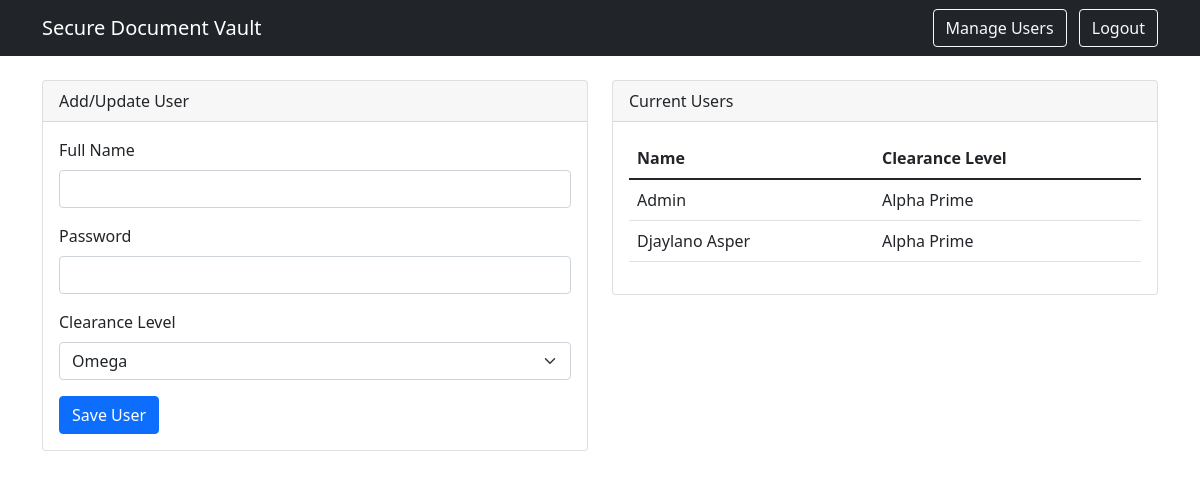
Page /manage_users (signed in) on the earlier database version.
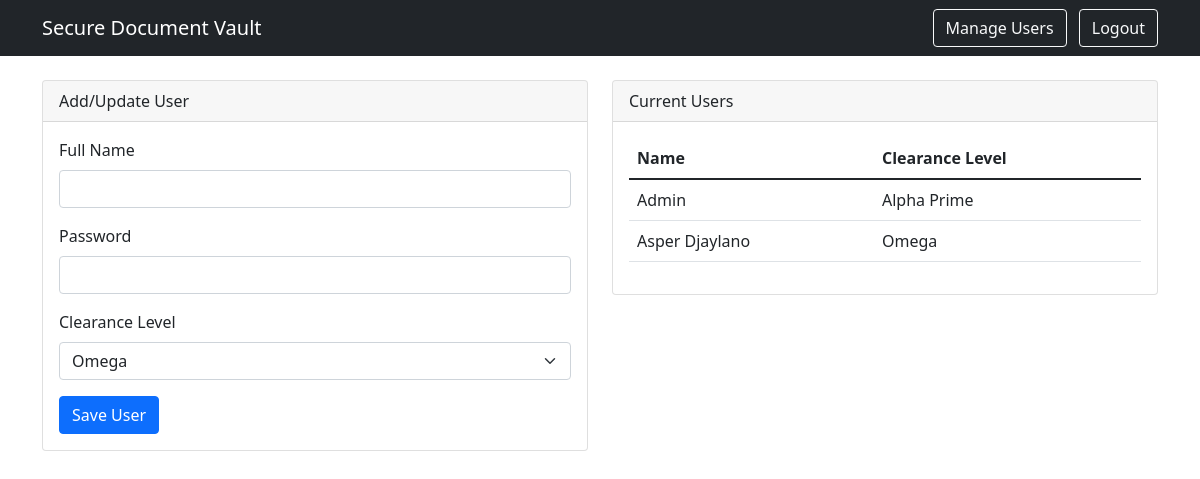
Same page on the later database version.
### tables this page shows
CREATE TABLE users
                     (name TEXT PRIMARY KEY, password TEXT, clearance_level TEXT);

### main.py (the view, shortened to what this page needs)
@app.route('/manage_users', methods=['GET', 'POST'])
def manage_users():
    if 'name' not in session or session['clearance'] not in ['Alpha Prime', 'Omega']:
        flash('Only Alpha Prime and Omega users can manage users.', 'danger')
        return redirect(url_for('dashboard'))
    conn = get_db()
    cursor = conn.cursor()
    cursor.execute("SELECT * FROM users")
    users = cursor.fetchall()
    conn.close()
    return render_template('manage_users.html', users=users, access_levels=ACCESS_LEVELS.keys())

### main.py (called while the page is built)
def get_db():
    conn = sqlite3.connect("secure_files.db")
    conn.row_factory = sqlite3.Row
    return conn

### templates/manage_users.html
{% extends "base.html" %}
{% block content %}
<div class="row">
    <div class="col-md-6">
        <div class="card">
            <div class="card-header">Add/Update User</div>
            <div class="card-body">
                <form method="POST">
                    <div class="mb-3">
                        <label class="form-label">Full Name</label>
                        <input type="text" class="form-control" name="name" required>
                    </div>
                    <div class="mb-3">
                        <label class="form-label">Password</label>
                        <input type="password" class="form-control" name="password" required>
                    </div>
                    <div class="mb-3">
                        <label class="form-label">Clearance Level</label>
                        <select class="form-select" name="clearance" required>
                            {% for level in access_levels %}
                            <option value="{{ level }}">{{ level }}</option>
                            {% endfor %}
                        </select>
                    </div>
                    <button type="submit" class="btn btn-primary">Save User</button>
                </form>
            </div>
        </div>
    </div>
    <div class="col-md-6">
        <div class="card">
            <div class="card-header">Current Users</div>
            <div class="card-body">
                <table class="table">
                    <thead>
                        <tr>
                            <th>Name</th>
                            <th>Clearance Level</th>
                        </tr>
                    </thead>
                    <tbody>
                        {% for user in users %}
                        <tr>
                            <td>{{ user.name }}</td>
                            <td>{{ user.clearance_level }}</td>
                        </tr>
                        {% endfor %}
                    </tbody>
                </table>
            </div>
        </div>
    </div>
</div>
{% endblock %}

Differences in the rows shown:
removed users: name "Djaylano Asper", clearance_level "Alpha Prime"
added users: name "Asper Djaylano", clearance_level "Omega"
